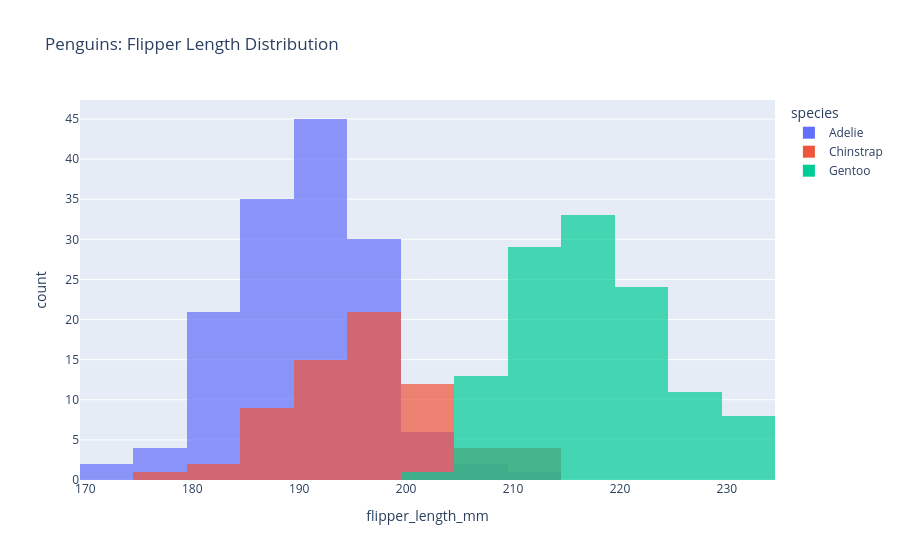

Notebook code for this chart:
### Code cell
# Histogram: Flipper Length-ის განაწილება, თითოეული სახეობის მიხედვით
fig_hist = px.histogram(
    df,
    x="flipper_length_mm",
    color="species",
    title="Penguins: Flipper Length Distribution",
    barmode="overlay",  # თითოეული კატეგორია "overlay" რეჟიმში არის ნაჩვენები
    opacity=0.7        
)
fig_hist.show()

### Figure 1 — Plotly figure (JSON) as saved in the notebook; plotly's stock layout.template omitted (floating-point values rounded to 4 significant figures; data arrays with more than 128 entries replaced by an {"elided": "..."} marker saying what was removed)
{"data": [{"bingroup": "x", "hovertemplate": "species=Adelie<br>flipper_length_mm=%{x}<br>count=%{y}<extra></extra>", "legendgroup": "Adelie", "marker": {"color": "#636efa", "opacity": 0.7, "pattern": {"shape": ""}}, "name": "Adelie", "orientation": "v", "showlegend": true, "type": "histogram", "x": {"elided": "146 float values"}, "xaxis": "x", "yaxis": "y"}, {"bingroup": "x", "hovertemplate": "species=Chinstrap<br>flipper_length_mm=%{x}<br>count=%{y}<extra></extra>", "legendgroup": "Chinstrap", "marker": {"color": "#EF553B", "opacity": 0.7, "pattern": {"shape": ""}}, "name": "Chinstrap", "orientation": "v", "showlegend": true, "type": "histogram", "x": [192.0, 196.0, 193.0, 188.0, 197.0, 198.0, 178.0, 197.0, 195.0, 198.0, 193.0, 194.0, 185.0, 201.0, 190.0, 201.0, 197.0, 181.0, 190.0, 195.0, 181.0, 191.0, 187.0, 193.0, 195.0, 197.0, 200.0, 200.0, 191.0, 205.0, 187.0, 201.0, 187.0, 203.0, 195.0, 199.0, 195.0, 210.0, 192.0, 205.0, 210.0, 187.0, 196.0, 196.0, 196.0, 201.0, 190.0, 212.0, 187.0, 198.0, 199.0, 201.0, 193.0, 203.0, 187.0, 197.0, 191.0, 203.0, 202.0, 194.0, 206.0, 189.0, 195.0, 207.0, 202.0, 193.0, 210.0, 198.0], "xaxis": "x", "yaxis": "y"}, {"bingroup": "x", "hovertemplate": "species=Gentoo<br>flipper_length_mm=%{x}<br>count=%{y}<extra></extra>", "legendgroup": "Gentoo", "marker": {"color": "#00cc96", "opacity": 0.7, "pattern": {"shape": ""}}, "name": "Gentoo", "orientation": "v", "showlegend": true, "type": "histogram", "x": [211.0, 230.0, 210.0, 218.0, 215.0, 210.0, 211.0, 219.0, 209.0, 215.0, 214.0, 216.0, 214.0, 213.0, 210.0, 217.0, 210.0, 221.0, 209.0, 222.0, 218.0, 215.0, 213.0, 215.0, 215.0, 215.0, 215.0, 210.0, 220.0, 222.0, 209.0, 207.0, 230.0, 220.0, 220.0, 213.0, 219.0, 208.0, 208.0, 208.0, 225.0, 210.0, 216.0, 222.0, 217.0, 210.0, 225.0, 213.0, 215.0, 210.0, 220.0, 210.0, 225.0, 217.0, 220.0, 208.0, 220.0, 208.0, 224.0, 208.0, 221.0, 214.0, 231.0, 219.0, 230.0, 229.0, 220.0, 223.0, 216.0, 221.0, 221.0, 217.0, 216.0, 230.0, 209.0, 220.0, 215.0, 223.0, 212.0, 221.0, 212.0, 224.0, 212.0, 228.0, 218.0, 218.0, 212.0, 230.0, 218.0, 228.0, 212.0, 224.0, 214.0, 226.0, 216.0, 222.0, 203.0, 225.0, 219.0, 228.0, 215.0, 228.0, 215.0, 210.0, 219.0, 208.0, 209.0, 216.0, 229.0, 213.0, 230.0, 217.0, 230.0, 222.0, 214.0, 215.0, 222.0, 212.0, 213.0], "xaxis": "x", "yaxis": "y"}], "layout": {"barmode": "overlay", "legend": {"title": {"text": "species"}, "tracegroupgap": 0}, "title": {"text": "Penguins: Flipper Length Distribution"}, "xaxis": {"anchor": "y", "domain": [0, 1], "title": {"text": "flipper_length_mm"}}, "yaxis": {"anchor": "x", "domain": [0, 1], "title": {"text": "count"}}}}
